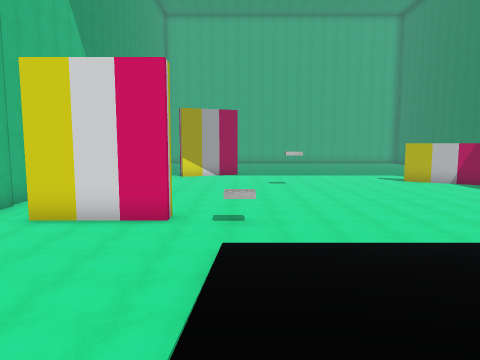
[1] (above)

18 first-person views from a walk through a scene from a Unity 3-D project. The camera is 1.3 m above the floor, tilts 6° down and sees 70° across. The floor is counted in squares, 2 m on a side. Each view is taken from the middle of a square. On the plan, view 1 faces up. The plan holds only what a view shows up to about 10 squares ahead; the rest is blank. The place goes on beyond the plan. The player character is not drawn. Some surface patterns are stand-ins.

[2]
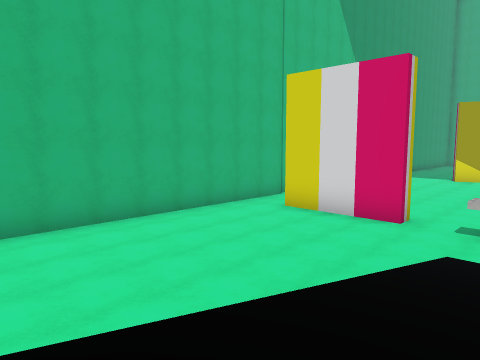

[3]
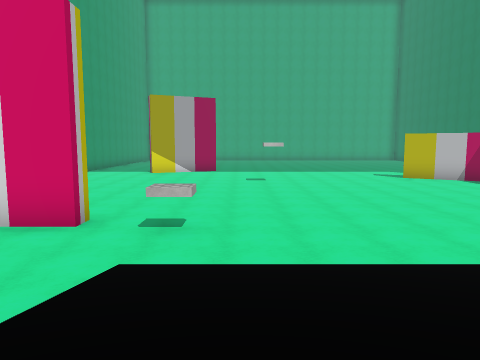

[4]
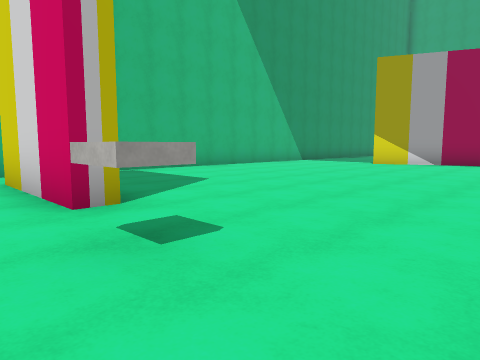

[5]
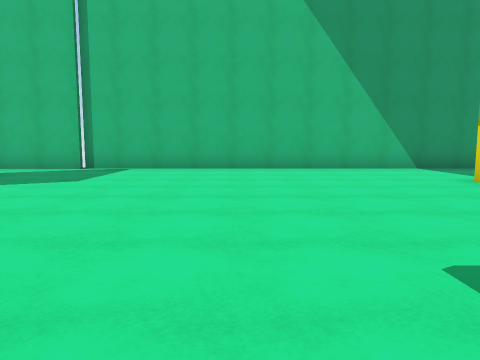

[6]
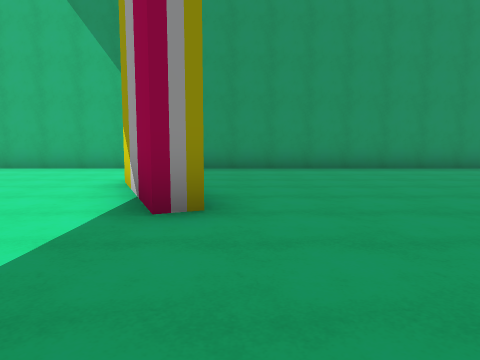

[7]
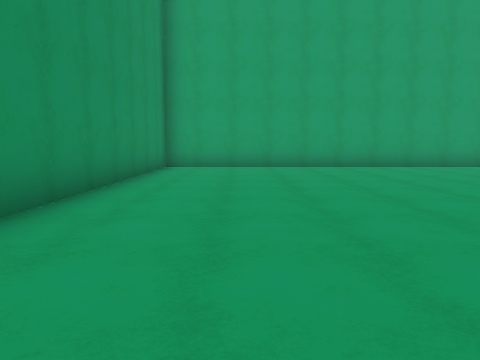

[8]
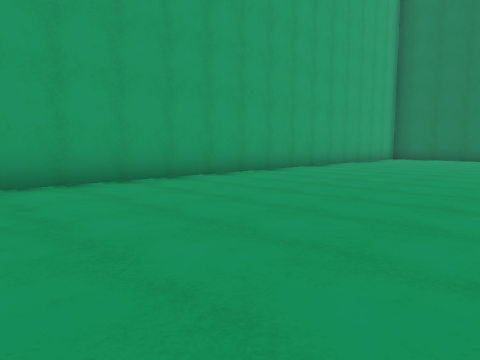

[9]
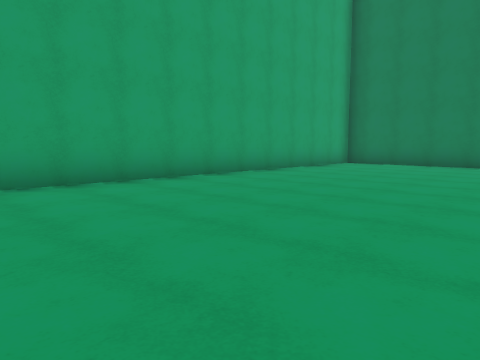

[10]
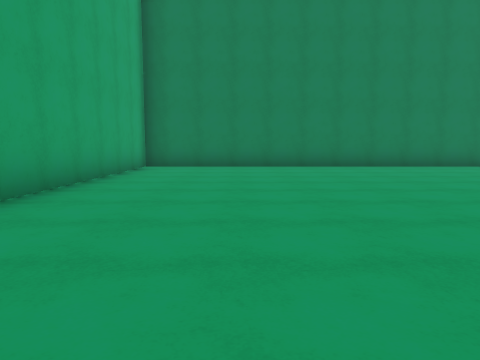

[11]
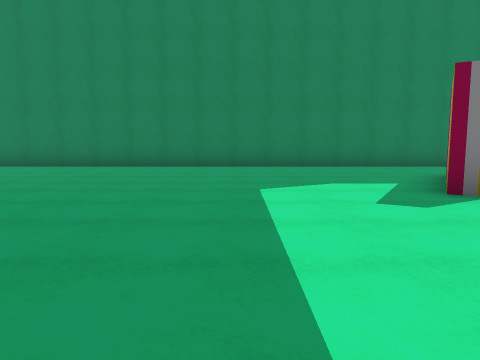

[12]
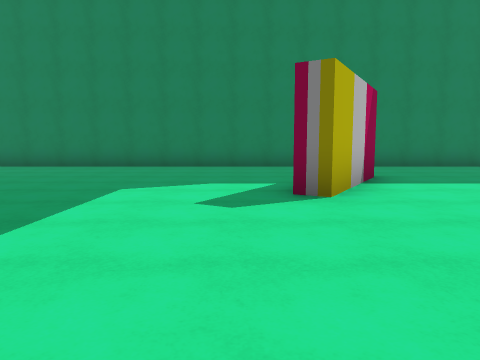

[13]
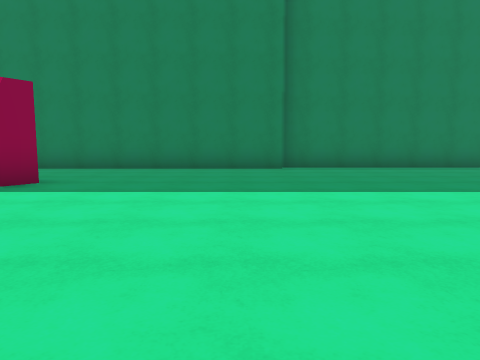

[14]
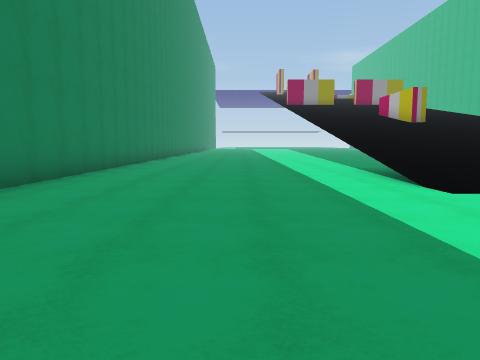

[15]
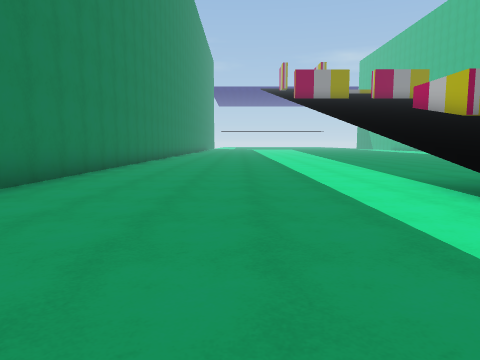

[16]
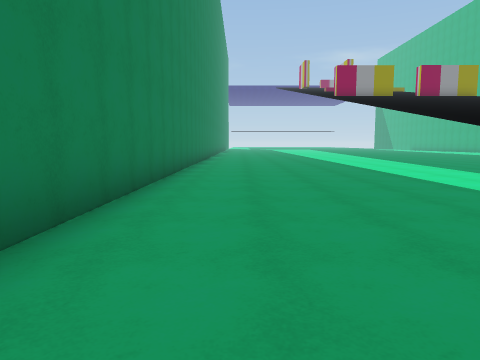

[17]
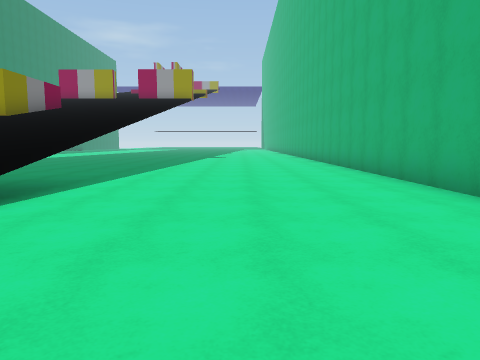

[18]
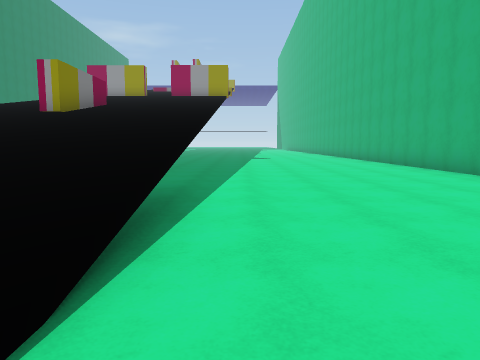

### Floor plan
Key: @ floor where view 1 was taken; # wall or solid block; . floor; / step, stairs or slope.
Columns run from 6 left of view 1 to 14 right of it. Each row starts with its distance up from view 1.
 29 ####################
 28 #..................#
 27 #..................#
 26 #..................#
 25 #..................#
 24 #..................#
 23 #........... ......#
 22 #.....        .....#
 21 #.......     ......#
 20 #........  ........#
 19 #..................#
 18 #..###.............#
 17 #.......  .........#
 16 #......  ..........#
 15 #.......  ....##...#
 14 #........  ....#...#
 13 #.........   ......#
 12 #..................#
 11 #..................#
 10 #..................#
  9 #..................##
  8 #.###...............#
  7 #...........  ......#
  6 #..........  .......#
  5 #.....///// //......#
  4 #...../     //......#
  3 #...../    ///......#
  2 #.....//  ////......#
  1 #.....////////......#
  0 #.....@///////......#
 -1 #...................#
 -2 #...................#
 -3 #...................#
 -4 #.......    ........#

Where each view was taken, in squares from view 1:
view 1: 0 up, 0 right, facing up
view 2: 0 up, 1 right, facing up-left
view 3: 2 up, 1 right, facing up
view 4: 6 up, 2 right, facing up-left
view 5: 13 up, 3 right, facing left
view 6: 19 up, 3 right, facing left
view 7: 19 up, 4 left, facing up
view 8: 23 up, 2 left, facing up-right
view 9: 23 up, 2 right, facing up-right
view 10: 26 up, 3 right, facing right
view 11: 18 up, 3 right, facing right
view 12: 16 up, 3 right, facing right
view 13: 10 up, 4 right, facing right
view 14: 10 up, 10 right, facing down
view 15: 7 up, 10 right, facing down
view 16: 6 up, 12 right, facing down
view 17: 7 up, 3 left, facing down
view 18: 6 up, 1 left, facing down
